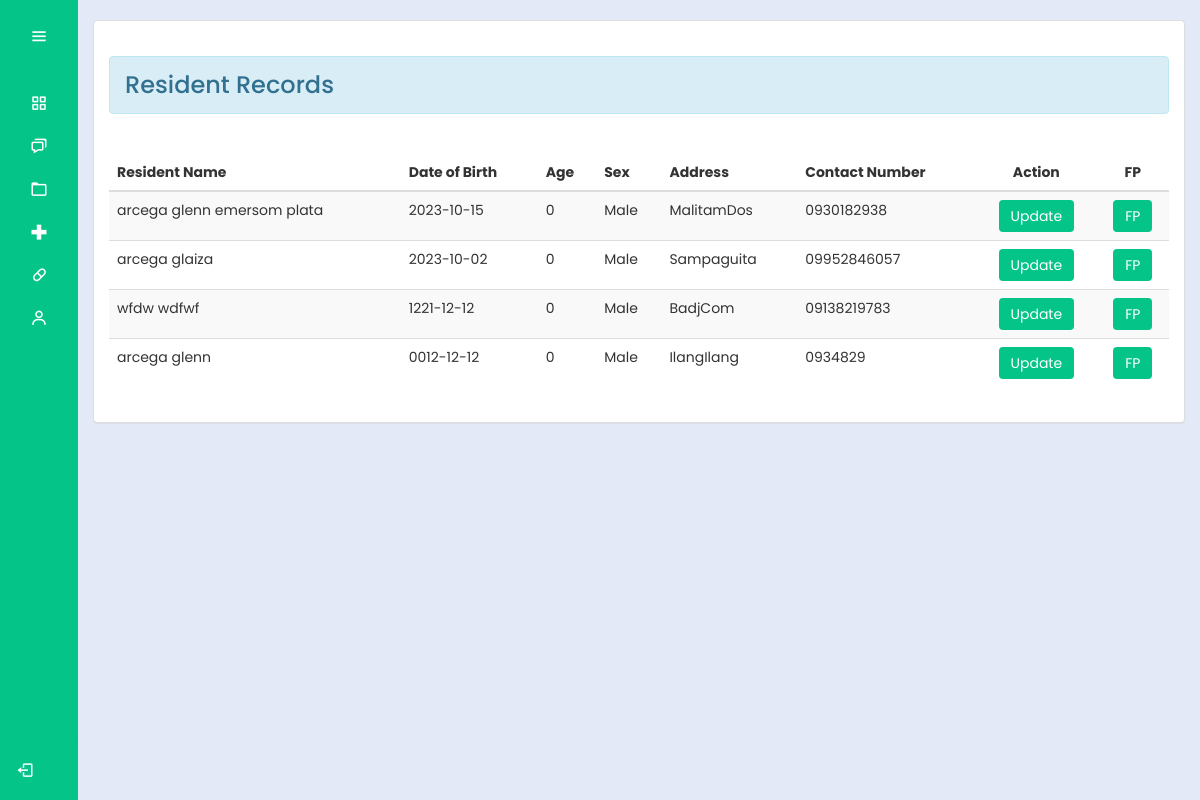
The page /bhw/userRecMed.php (signed in) on the database as committed earlier.
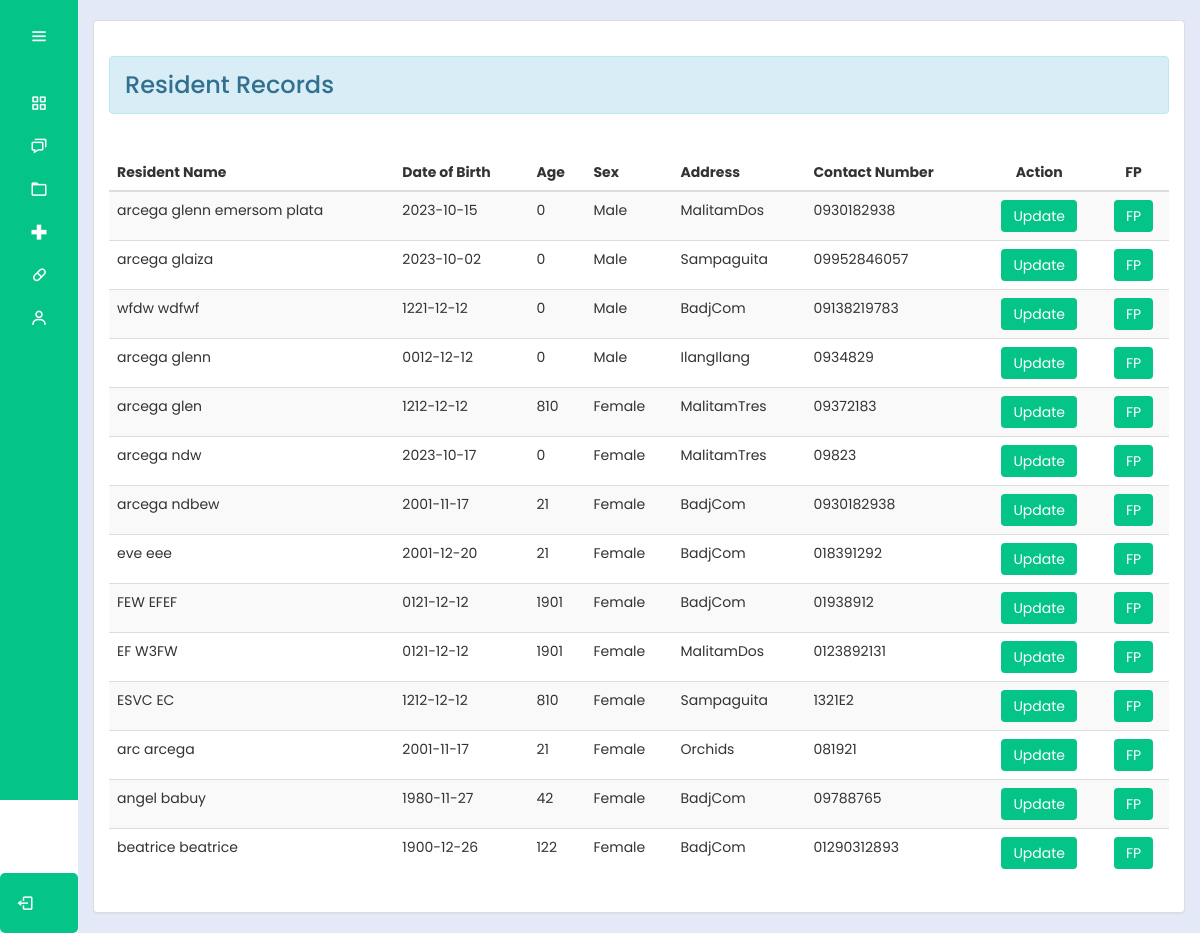
The same page on the database as committed later.
### tables this page shows
CREATE TABLE `residentrecords` (
  `residentId` int(30) NOT NULL,
  `productId` int(30) NOT NULL,
  `lastName` varchar(200) NOT NULL,
  `firstName` varchar(200) NOT NULL,
  `middleName` varchar(200) NOT NULL,
  `dateBirth` date NOT NULL,
  `age` int(10) NOT NULL,
  `sex` varchar(10) NOT NULL,
  `civilStatus` varchar(20) NOT NULL,
  `occupation` varchar(100) NOT NULL,
  `houseNumber` varchar(100) NOT NULL,
  `address` varchar(100) NOT NULL,
  `contactNumber` varchar(11) NOT NULL
);

### bhw/userRecMed.php (the view, shortened to what this page needs)
<?php
@include "../connection/connect.php";
if(isset($_SESSION['user_data'])){
?>
<!DOCTYPE html>
<html lang="en">
<head>
  <link rel="stylesheet" href="../cssmainmenu/style.css">
  <link href='https://unpkg.com/boxicons@2.1.4/css/boxicons.min.css' rel='stylesheet'>
  <link rel = "stylesheet" type = "text/css" href = "../css/bootstrap.css " />
  <link rel = "stylesheet" type = "text/css" href = "../css/style.css" />
</head>
<body>
<?php try {
    include_once('side_menu.php');
} catch (Exception $e) {
    echo "Error: " . $e->getMessage();
}
 ?>
      <section class="home-section">
     <br>
          <div class = "container-fluid">
            <div class = "panel panel-default">
              <div class = "panel-body">
                <h3><div class = "alert alert-info">Resident Records</div></h3>
                <br />
              <table id = "table" class = "table table-striped">
                <thead>
                  <tr>
                    <th>Resident Name</th>
                    <th>Date of Birth</th>
                    <th>Age</th>
                    <th>Sex</th>
                    <th>Address</th>
                    <th>Contact Number</th>
                    <th><center>Action</center></th>
                    <th><center>FP</center></th>
                  </tr>
                </thead>
              <tbody>
              <?php
                $query = $mysqli->query("SELECT * FROM `residentrecords`") or die(mysqli_error());
                while($fetch = $query->fetch_array()){
              ?>
					  	<tr>
                <td><?php echo $fetch['lastName'] . ' ' . $fetch['firstName'] . ' ' . $fetch['middleName']; ?></td>
                <td><?php echo $fetch['dateBirth']?></td>
                <td><?php echo $fetch['age']?></td>
                <td><?php echo $fetch['sex']?></td>
                <td><?php echo $fetch['address']?></td>
                <td><?php echo $fetch['contactNumber']?></td>
						  	<td><center><a class="btn btn-primary profile-button" href="resident_med.php?residentId=<?php echo $fetch['residentId'] ?>"></i> Update</a>
                <td><center><a class="btn btn-primary profile-button" href="individual_records_FP.php?residentId=<?php echo $fetch['residentId'] ?>"> FP</a>
              </tr>
            <?php
              }
            ?>
            </tbody>
          </table>
        </div>
		</div>
	</div>
  </section>
</body>
</html>
<?php
}
else{
	header("Location:.././index.php?error=UnAuthorized Access");
}

Rows that differ between the two databases and show on the page:
added residentrecords: lastName "arcega", firstName "glen", dateBirth "1212-12-12", age "810", sex "Female", address "MalitamTres", contactNumber "09372183"
added residentrecords: lastName "arcega", firstName "ndw", dateBirth "2023-10-17", age "0", sex "Female", address "MalitamTres", contactNumber "09823"
added residentrecords: lastName "arcega", firstName "ndbew", dateBirth "2001-11-17", age "21", sex "Female", address "BadjCom", contactNumber "0930182938"
added residentrecords: lastName "eve", firstName "eee", dateBirth "2001-12-20", age "21", sex "Female", address "BadjCom", contactNumber "018391292"
added residentrecords: lastName "FEW", firstName "EFEF", dateBirth "0121-12-12", age "1901", sex "Female", address "BadjCom", contactNumber "01938912"
added residentrecords: lastName "EF", firstName "W3FW", dateBirth "0121-12-12", age "1901", sex "Female", address "MalitamDos", contactNumber "0123892131"
added residentrecords: lastName "ESVC", firstName "EC", dateBirth "1212-12-12", age "810", sex "Female", address "Sampaguita", contactNumber "1321E2"
added residentrecords: lastName "arc", firstName "arcega", dateBirth "2001-11-17", age "21", sex "Female", address "Orchids", contactNumber "081921"
added residentrecords: lastName "angel", firstName "babuy", dateBirth "1980-11-27", age "42", sex "Female", address "BadjCom", contactNumber "09788765"
added residentrecords: lastName "beatrice", firstName "beatrice", dateBirth "1900-12-26", age "122", sex "Female", address "BadjCom", contactNumber "01290312893"
